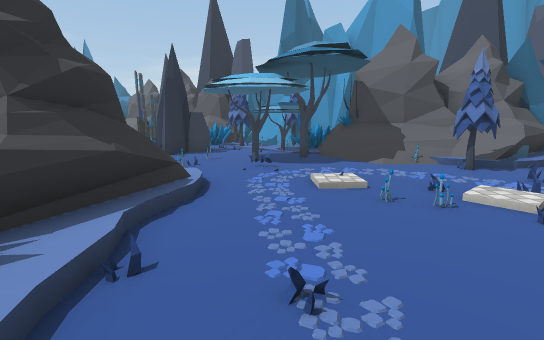
[1] (above)

24 first-person views from a walk through a scene from a Unity 3-D project. The camera is 1.4 m above the floor, tilts 10° down and sees 85° across. The floor is counted in squares, 1 m on a side. Each view is taken from the middle of a square. On the plan, view 1 faces up. The plan holds only what a view shows up to about 14 squares ahead; the rest is blank. The place goes on beyond the plan. The player character is not drawn. Some surface patterns are stand-ins.

[2]
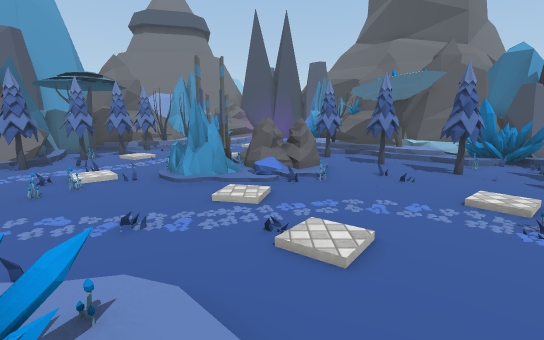

[3]
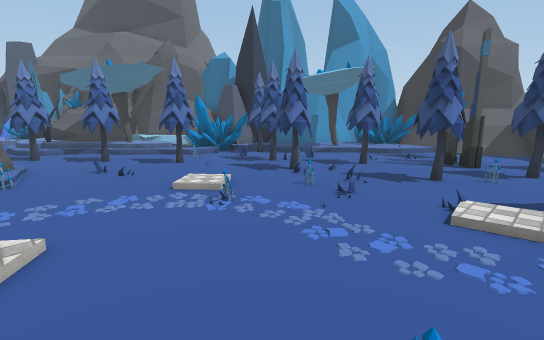

[4]
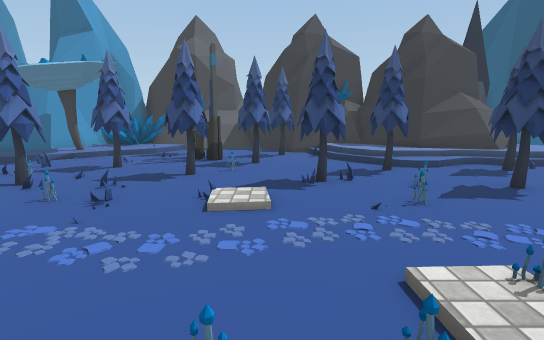

[5]
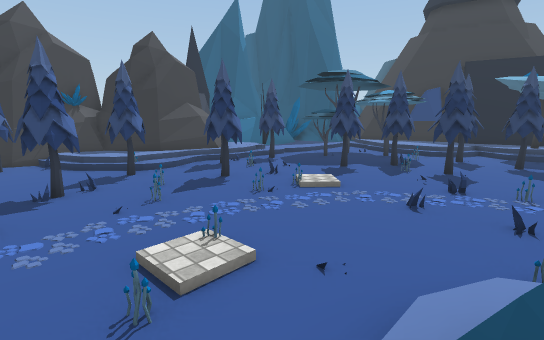

[6]
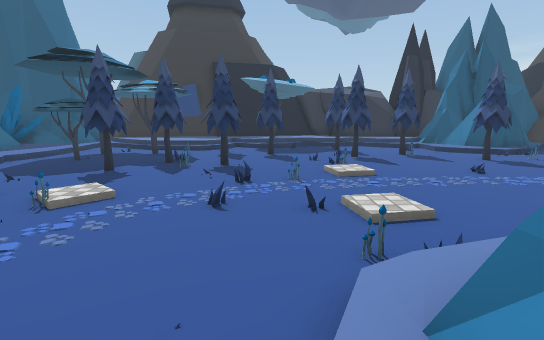

[7]
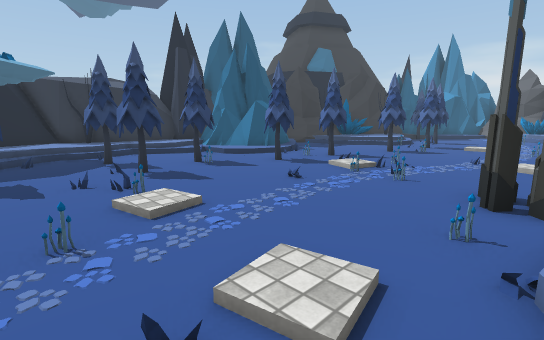

[8]
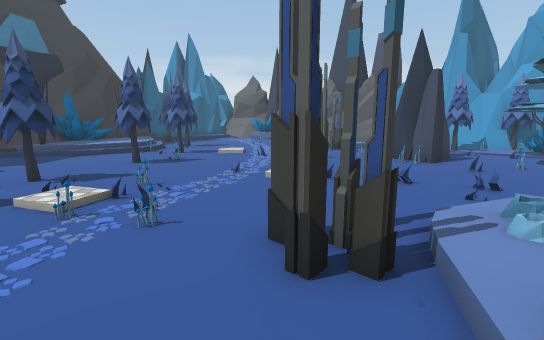

[9]
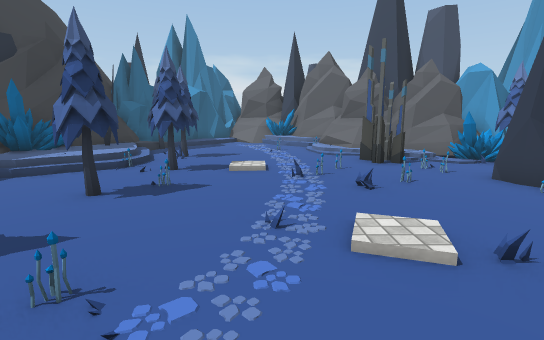

[10]
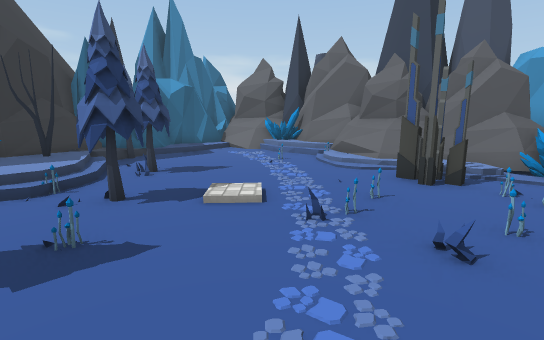

[11]
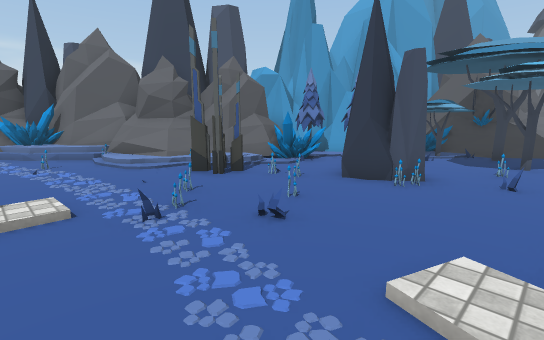

[12]
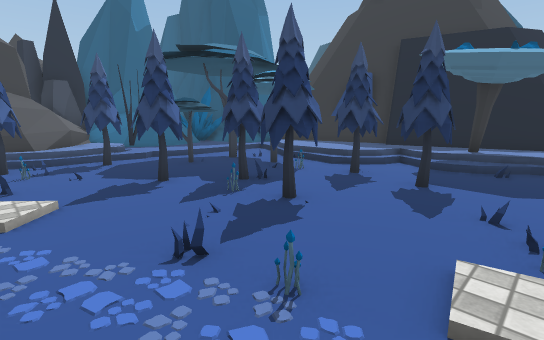

[13]
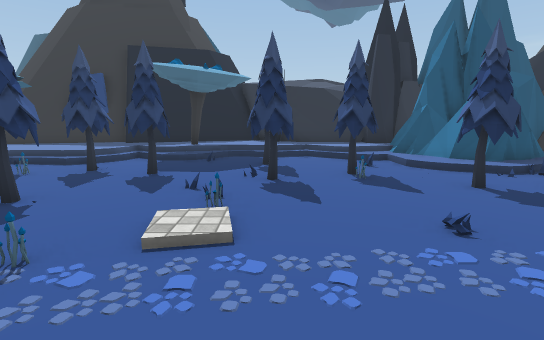

[14]
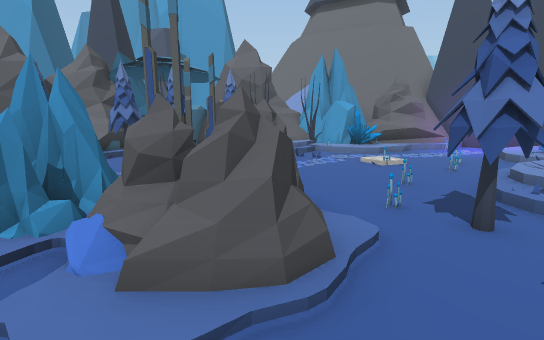

[15]
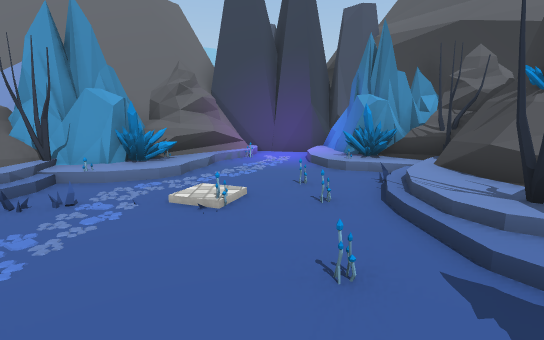

[16]
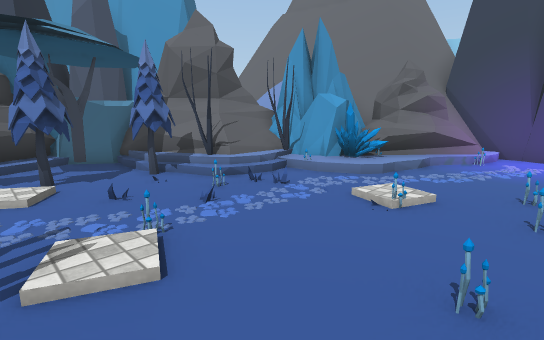

[17]
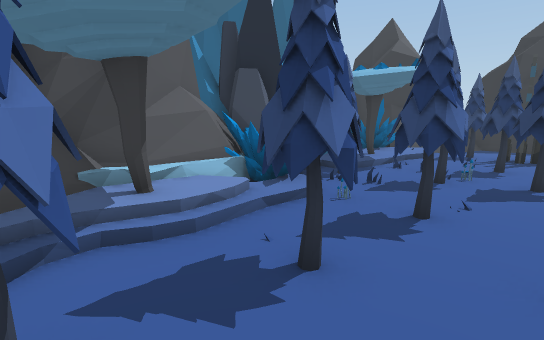

[18]
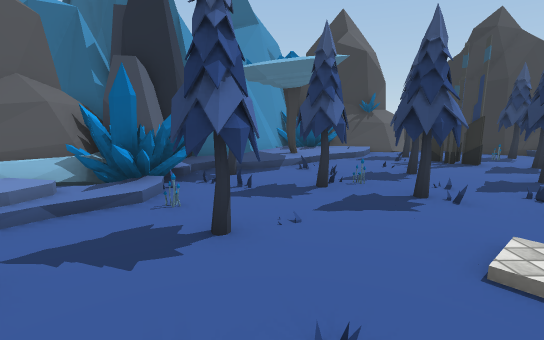

[19]
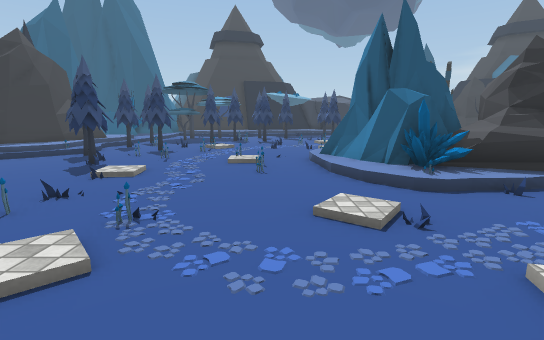

[20]
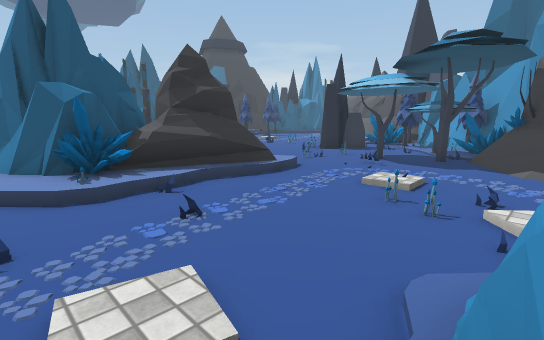

[21]
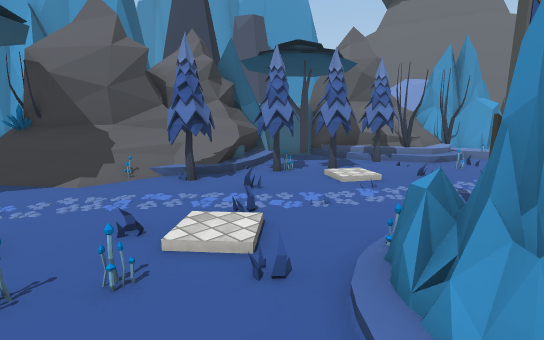

[22]
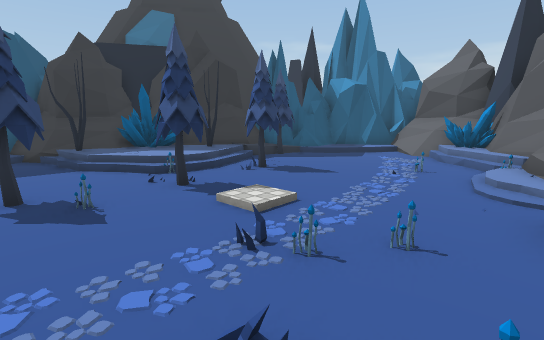

[23]
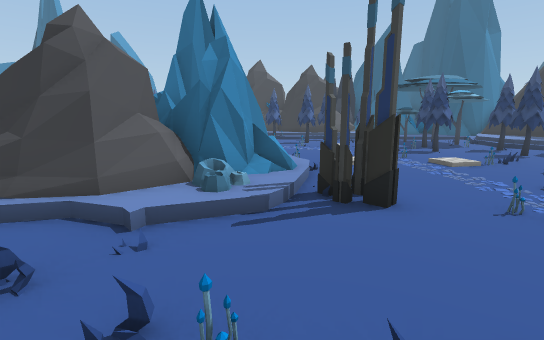

[24]
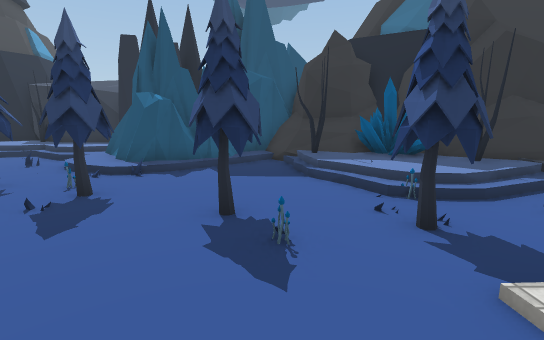

### Floor plan
Key: @ floor where view 1 was taken; # wall or solid block; . main floor; : floor 0.25 m higher than the main floor; + floor 0.5 m higher than the main floor; * floor 0.75 m higher than the main floor; % floor 1 m higher than the main floor; & floor 1.5 m higher than the main floor; / step, stairs or slope; = window, fence, low wall or low ledge; ^ raised ledge; T tree; R rock; C crystal; P plant; O other object.
Columns run from 25 left of view 1 to 22 right of it. Each row starts with its distance up from view 1.
 25             ######
 24            ##===##
 23           ##:/OCC#
 22          ##:/..:+###
 21          ##/..../=## ##
 20         ##T......O####
 19         ##T....O./=###
 18         #=/......// ####
 17      ####T/TT....../:=####
 16     ###CC++/T.....OO/CCT###
 15      #CCC++/..//..OO..CTT###      R R
 14      ##TC+/OTT//.P.P...TO O###    RRRR
 13     ###T//......P...RRR.. CC##    R
 12      #=.....TP....P.RRR.O  #T# ##    P
 11      #=/...TT.......OO....O########RR##
 10      ##=/......./......OOOO.////###R###
  9       ##//TT....//P..........O//#==TP##
  8    R  ##//OT.P........O..../..TTTT.T#####=
  7   RRR##//.T.//............./....TOT.TT//=#
  6   RRR////.TT.PP....///==..///..../T.TTT*/##
  5   RR++//........OO/P###=...PP:.../...///T###
  4    R+/..TO......./:#####...../......O..O:C###
  3 R  R+/..........P/=###=:...../P/ .......COO##
  2 RRRT+//T.TT....../=###C://...OOOO/P.....///=###R
  1  ##++/.T...P//.//.####CP..//.OOOO/....P.....O#RR
  0   #=+//......P.//P/##:/..@./..OOO/............R
 -1   ##TT/.TT..............//...OOO:.PP..PP.....R
 -2   ##++/.T..T........PP........./.TT.///..OC:=RRR
 -3    #=//.TT.T.......P............TTT:TT+///C###RR
 -4    #=++/.OTTO../.........P.....TT.//T###T#=##
 -5    #+++/..TTTT.P.O...........TT../T/%########
 -6    #=++/OOOOT...T..P.//..P...TT.//T  #     #
 -7    ##+/..OOO....T.O.T.....TT...PC/####
 -8    ##+/.OOOOT.OT..T.T..TT..OT..CCO##
 -9       .///..TTTT..T...OT.TT.T.TCR##
-10       :::::://///O/..TT..TT.//T:RR#
-11        ::: T/=###+//..TOO.../:::RR##
-12       CC###=/#####+/TO.OO../T:=#
-13       CC  &==#   ####T..TT::::##
-14           ##RR   ##### .//:CC##
-15            RRR       ##=###CC#
-16              R        #^^#  ##
-17                        ^#

Where each view was taken, in squares from view 1:
view 1: 0 up, 0 right, facing up
view 2: 0 up, 4 left, facing right
view 3: 1 down, 4 left, facing down-right
view 4: 1 down, 4 left, facing down
view 5: 0 up, 4 left, facing down-left
view 6: 1 down, 5 left, facing left
view 7: 1 down, 8 left, facing up-left
view 8: 2 up, 9 left, facing up
view 9: 6 up, 10 left, facing up
view 10: 9 up, 10 left, facing up
view 11: 9 up, 11 left, facing up-right
view 12: 1 up, 10 left, facing down-left
view 13: 2 up, 9 left, facing left
view 14: 3 down, 4 right, facing up-right
view 15: 0 up, 8 right, facing right
view 16: 1 down, 8 right, facing up-right
view 17: 1 down, 7 right, facing down
view 18: 2 down, 4 right, facing down
view 19: 2 down, 4 right, facing left
view 20: 0 up, 4 right, facing up-left
view 21: 2 up, 2 right, facing up-right
view 22: 11 up, 7 left, facing up-left
view 23: 10 up, 7 left, facing down
view 24: 12 up, 9 left, facing left
